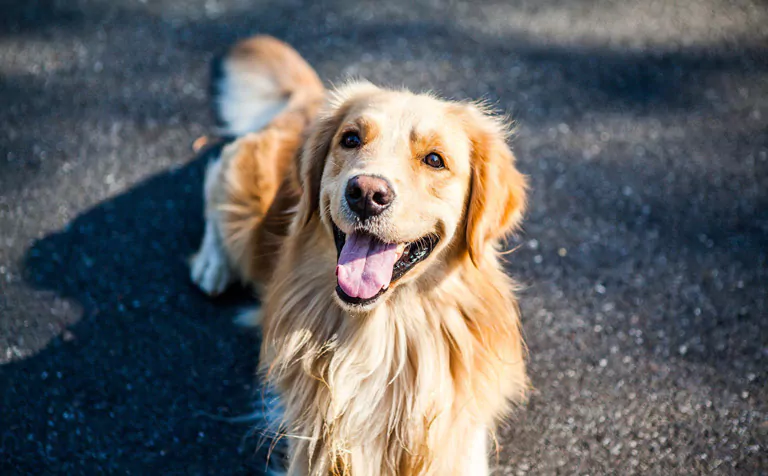
#> input picture 4image.jpg, 768 x 476 px
$ python 4.3.py
#> lines starting #> are read from the running program, lines starting #| are printed output that depends on the picture
import cv2
import numpy as np

#a
img = cv2.imread("4image.jpg")
#> img is the input picture: shape (476, 768, 3); mean B, G, R 99.7, 98.5, 97.9
h, w = img.shape[:2]
#> h = 476; w = 768
tx, ty = w//2 + 50, h//2 + 50
#> tx = 434; ty = 288
M = np.float32([[1, 0, tx], [0, 1, ty]])
#> M = [[1, 0, 434], [0, 1, 288]]
shifted = cv2.warpAffine(img, M, (w, h))
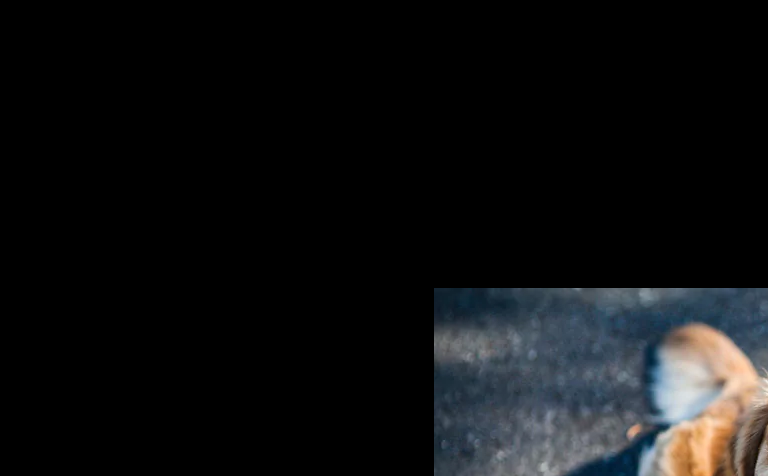
#> shifted: shape (476, 768, 3); mean B, G, R 17.5, 16.6, 15.7
#b
cv2.imshow("3b", shifted)
cv2.waitKey(0)

$ run again, with 3image.jpg copied over 4image.jpg
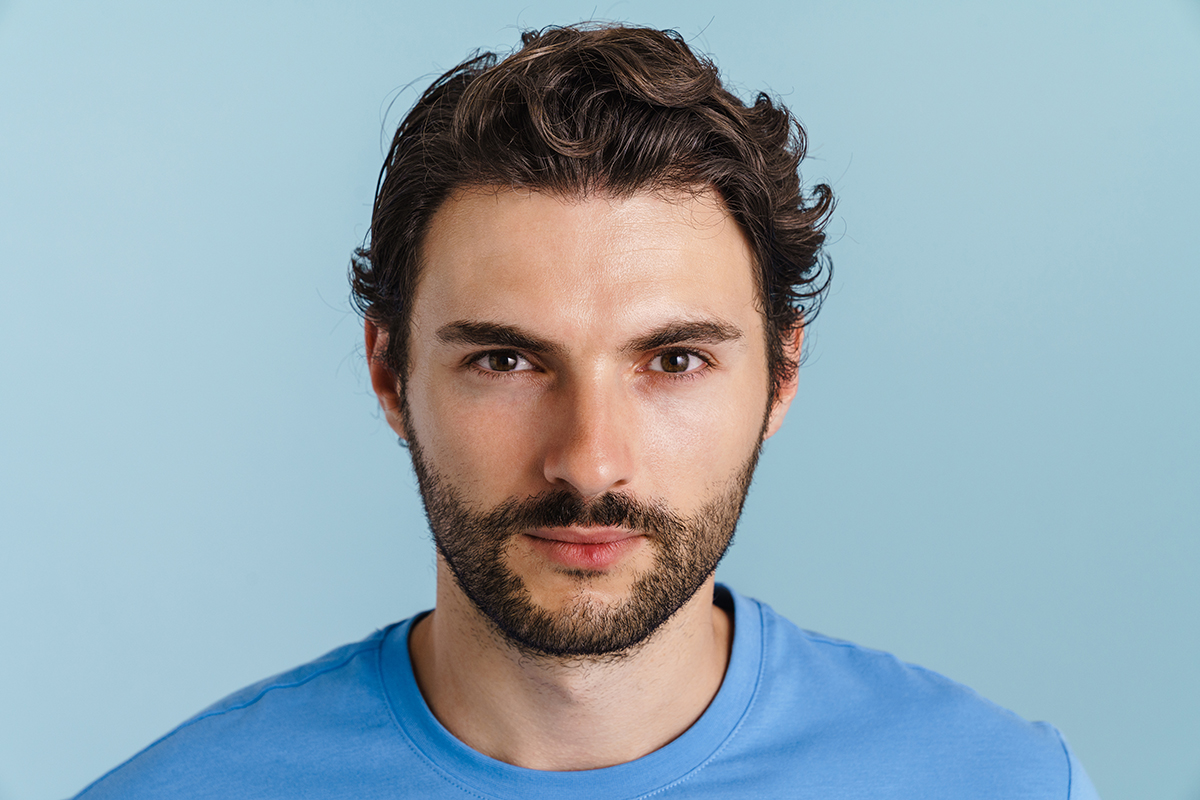
#> input picture 3image.jpg, 1200 x 800 px
#> img is the input picture: shape (800, 1200, 3); mean B, G, R 178.8, 168.4, 148.8
#> `shifted = cv2.warpAffine(img, M, (w, h))`:
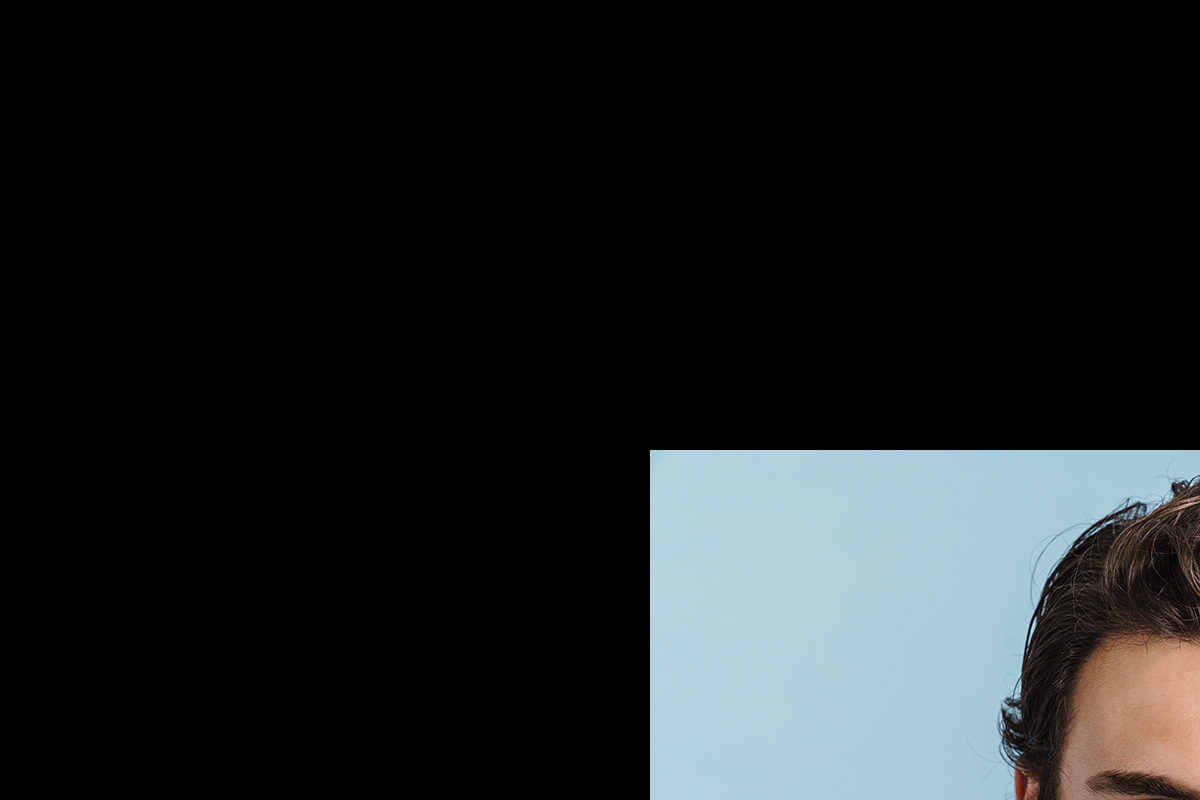
#> shifted: shape (800, 1200, 3); mean B, G, R 35.8, 34.5, 30.8

$ run again, with 5image.jpg copied over 4image.jpg
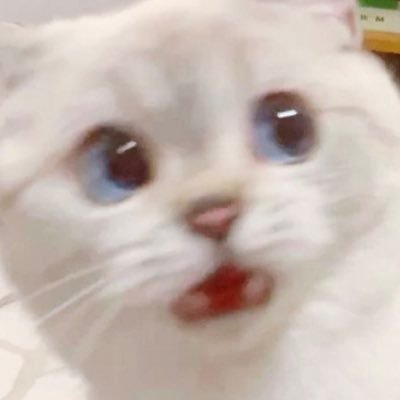
#> input picture 5image.jpg, 400 x 400 px
#> img is the input picture: shape (400, 400, 3); mean B, G, R 176.9, 185, 199
#> `shifted = cv2.warpAffine(img, M, (w, h))`:
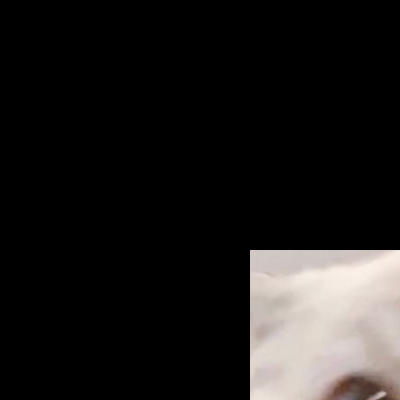
#> shifted: shape (400, 400, 3); mean B, G, R 26.7, 27.6, 29.3

$ run again, with 6image.jpg copied over 4image.jpg
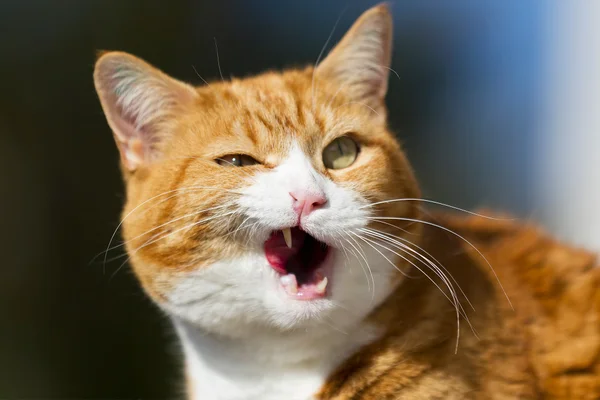
#> input picture 6image.jpg, 600 x 400 px
#> img is the input picture: shape (400, 600, 3); mean B, G, R 79.9, 100.4, 114.6
#> `shifted = cv2.warpAffine(img, M, (w, h))`:
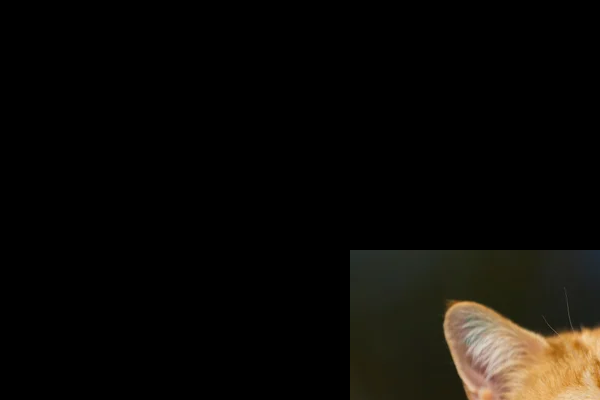
#> shifted: shape (400, 600, 3); mean B, G, R 7.6, 11.2, 13.2
